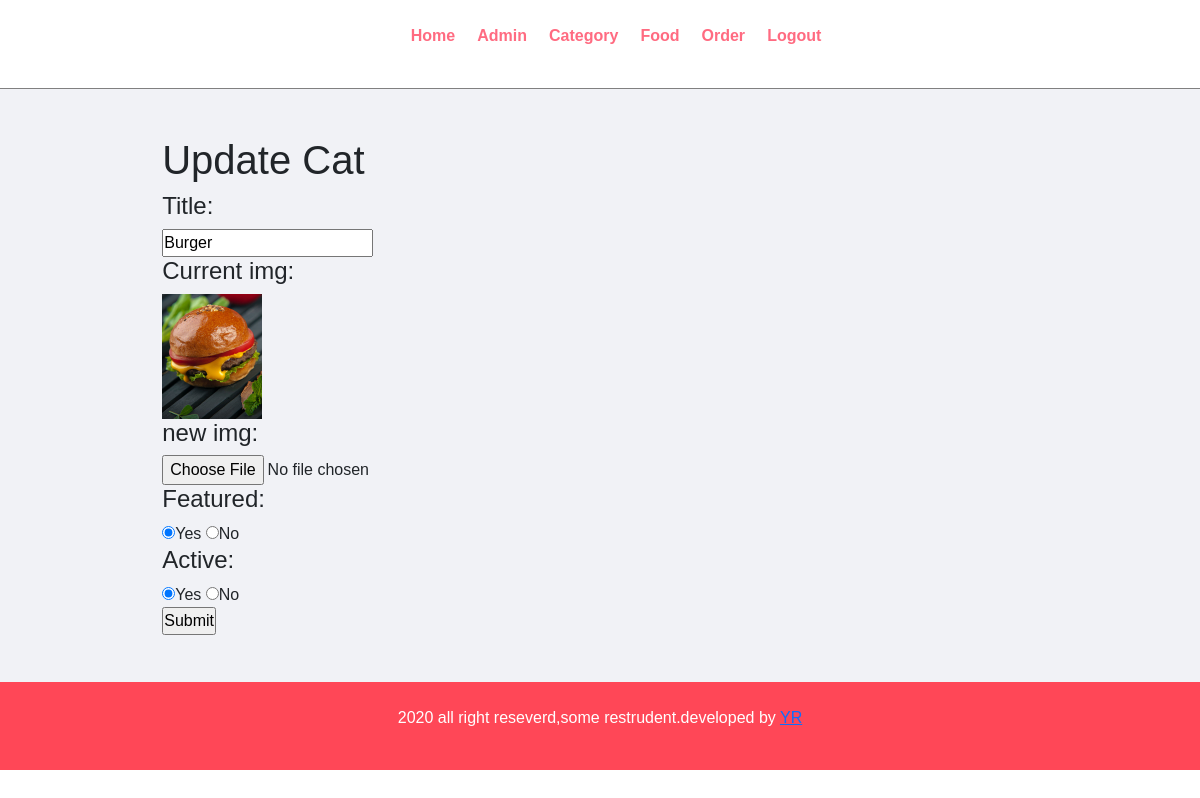
Page /admin/update_cat.php?id=13 on the committed database.
### tables this page shows
CREATE TABLE `tbl_catagori` (
  `id` int(10) UNSIGNED NOT NULL,
  `tittle` varchar(100) NOT NULL,
  `image_name` varchar(100) NOT NULL,
  `featured` varchar(255) NOT NULL,
  `active` varchar(255) NOT NULL
);

### admin/update_cat.php (the view, shortened to what this page needs)
<?php include('./part/header.php') ?>
<div class="main-content">
  <div class="wrapper">
    <h1>Update Cat</h1>
    <?php
    if (isset($_GET['id'])) {
      $id = $_GET['id'];
      $sql = "SELECT * FROM tbl_catagori WHERE id=$id";
      $res = mysqli_query($conn, $sql);
      if ($res == true) {
        $count = mysqli_num_rows($res);
        if ($count == 1) {
          $row = mysqli_fetch_assoc($res);
          $title = $row['tittle'];
          $img = $row['image_name'];
          $feat = $row['featured'];
          $active = $row['active'];
        } else {
          $_SESSION['not'] = 'not found';
          header("location:" . "http://localhost/foodorder/admin/cat.php");
        }
      }
    } else {
      header('location:' . "http://localhost/foodorder/admin/cat.php");
    }
    ?>
    <form action="" method="POST" enctype="multipart/form-data">
      <h4>Title:</h4>
      <input type="text" name="title" value="<?php echo $title ?>">
      <h4>Current img:</h4>
      <?php
      if ($img != '') {
        echo " <img src='http://localhost/foodorder/admin/img/$img' width='100px'>";
      } else {
        echo 'no image added';
      }
      ?>
      <h4>new img:</h4>
      <input type="file" name="uploadfile" value="">
      <h4>Featured:</h4>
      <input type="radio" name="feat" value="yes" <?php if ($feat == 'yes') {
                                                    echo 'checked';
                                                  } ?>>Yes
      <input type="radio" name="feat" value="no" <?php if ($feat == 'no') {
                                                    echo 'checked';
                                                  } ?>>No
      <h4>Active:</h4>
      <input <?php if ($active == 'yes') {
                echo 'checked';
              } ?> type="radio" name="active" value="yes">Yes
      <input <?php if ($active == 'no') {
                echo 'checked';
              } ?> type="radio" name="active" value="no">No
      <br>
      <input type="submit" name="submit">
    </form>
  </div>
</div>
<?php include('./part/footer.php') ?>

### css/style1.css (style rules this page uses)
* { margin: 0; padding: 0; font-family: Arial, Helvetica, sans-serif; }
.main-content { background-color: #f1f2f6; padding:2% ; }
.wrapper { padding: 2%; width: 80%; margin: 0 auto; }

### rows in the picture
tbl_catagori: title "Burger", image_name (picture), featured "☑", active "☑"
